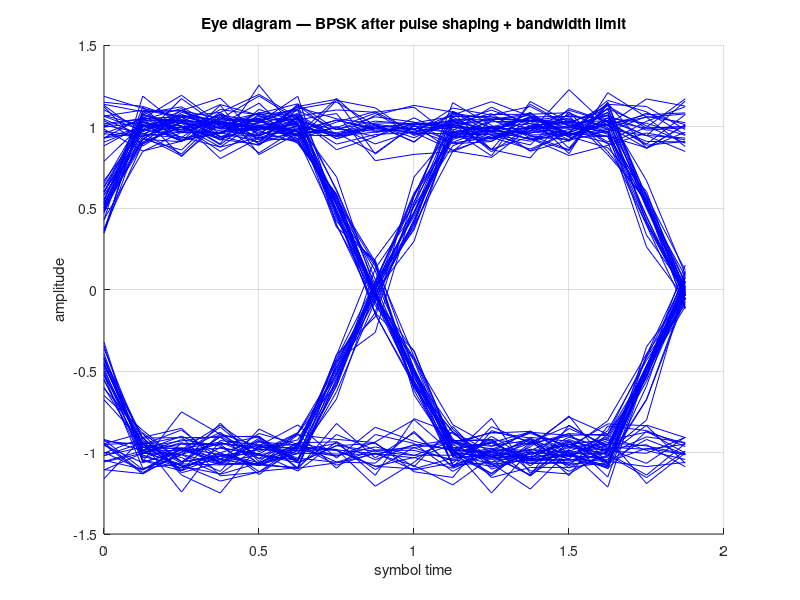

Write the MATLAB code that produced this figure.
% eye_diagram.m
% Build a baseband BPSK signal with rectangular pulse shaping, pass it
% through a low-pass to model bandwidth limiting, and overlay 2-symbol
% windows to draw an eye diagram.



clear
close all

rng(0);

sps = 8;                          % samples per symbol
N   = 200;                        % symbols
bits = randi([0 1], N, 1);
sym  = 2 * bits - 1;              % {-1, +1}
tx   = repelem(sym, sps);         % rectangular pulses

% Bandwidth-limit with a moving-average filter (poor man's low-pass).
h  = ones(sps/2, 1) / (sps/2);
rx = conv(tx, h, 'same');
rx = rx + 0.08 * randn(size(rx));

% Slice into 2-symbol windows (overlay).
win = 2 * sps;
M   = floor(numel(rx) / win) - 1;

figure;
hold on;
for k = 1:M
    seg = rx((k-1)*win + 1 : k*win);
    plot((0:win-1) / sps, seg, 'b', 'LineWidth', 0.5);
end
hold off;
grid on;
xlabel('symbol time'); ylabel('amplitude');
title('Eye diagram — BPSK after pulse shaping + bandwidth limit');
xlim([0 2]);
